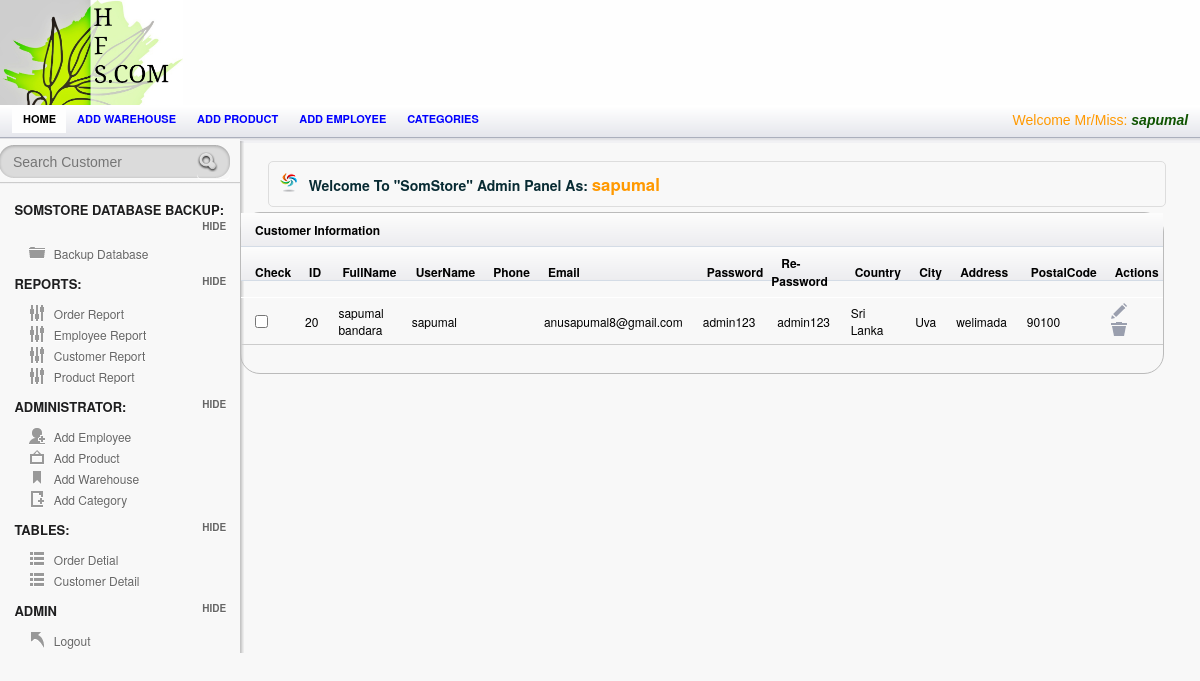
Before: /Admin/customerTable.php (signed in) with the older database file.
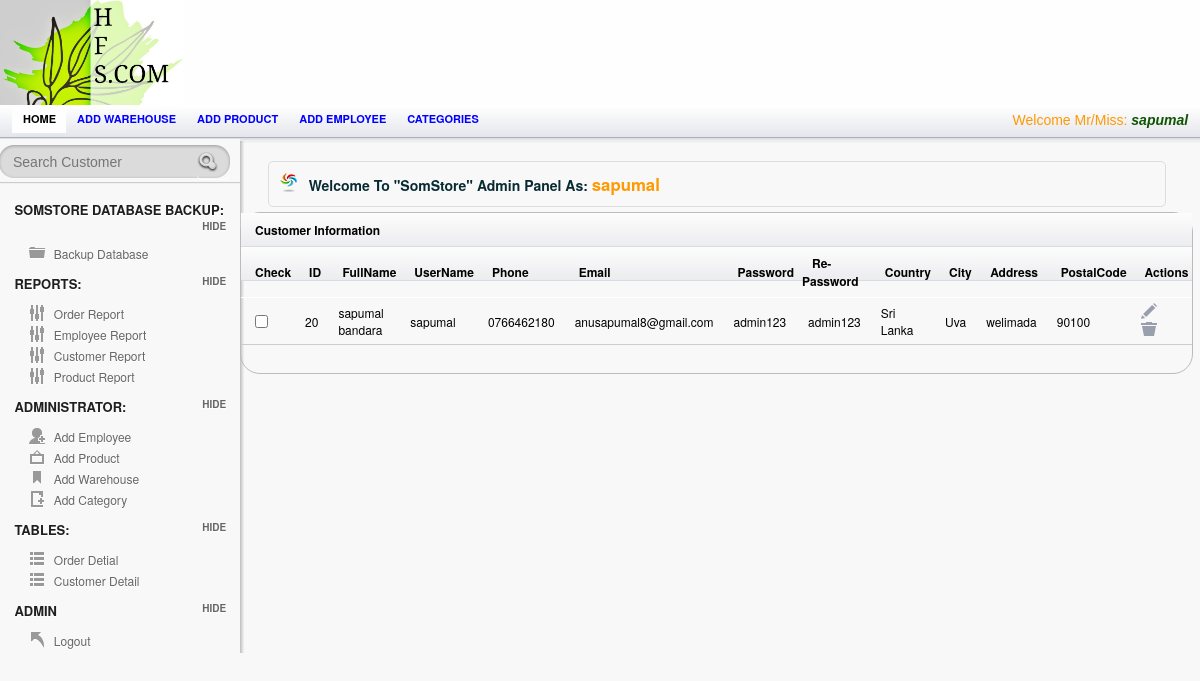
After: the same page with the newer database file.
### tables this page shows
CREATE TABLE `customer` (
  `Cust_Id` int(15) NOT NULL AUTO_INCREMENT,
  `FullName` varchar(25) NOT NULL DEFAULT '',
  `UserName` varchar(255) NOT NULL DEFAULT '',
  `Phone` varchar(25) NOT NULL DEFAULT '',
  `Email` varchar(55) NOT NULL DEFAULT '',
  `Password` varchar(20) NOT NULL DEFAULT '',
  `Re_Password` varchar(20) NOT NULL DEFAULT '',
  `Country` varchar(25) NOT NULL DEFAULT '',
  `City` varchar(25) NOT NULL DEFAULT '',
  `Adress` varchar(55) NOT NULL DEFAULT '',
  `PostalCode` varchar(25) NOT NULL DEFAULT '',
  PRIMARY KEY (`Cust_Id`),
  UNIQUE KEY `UserName` (`UserName`)
);

### session.php (called while the page is built, shortened)
<?php
include('config.php');
$check=$_SESSION['login_username'];
$session=mysqli_query($mysqli, "select Username from employee where Username='$check' ");
$row=mysqli_fetch_array($session);
$login_session=$row['Username'];
?>

### Admin/customerTable.php (the view, shortened to what this page needs)
<?php
 include("../config.php");
include("../session.php");
 ?>
<!doctype html>
<html lang="en">
<head>
	<link rel="stylesheet" href="css/layout.css" type="text/css" media="screen" />
</head>
<body>
<div id="container">
	   <div id="header">
		<div id="logo-banner">
				<div id="logo">
					<a href="index.php"><img src="images/logo.png" alt="" /></a>
				</div>
				<div id="banner">
				</div>
		</div>
		</div>
<div id="content-wrap">
	<section id="secondary_bar">
             <nav>
                <ul>
                    <li class="selected"><a href="index.php">Home</a></li>
                    <li><a href="add_warehouse.php">Add warehouse</a></li>
                    <li><a href="add_product.php">Add product</a></li>
                    <li><a href="Employee.php">Add employee</a></li>
                    <li><a href="add_category.php">Categories</a></li>
                    <li class="logout"> <span class="check"> <?php echo "Welcome Mr/Miss:   ". "<font color='##fa5400'><i><b>".$login_session."</b></i></font>" ;?> </span></li>
                </ul>
            </nav>
	</section>
<aside id="sidebar" class="column">
				<div id="search">
					<form action="searchprod.php" method="post" accept-charset="utf-8">
						<input type="text"  title="Search..." class="blink field"  placeholder="Search Customer"   name='search' size=60 maxlength=100 />
						<input class="search-button" type="submit" value="Submit" />
						<div class="cl">&nbsp;</div>
					</form>
				</div>
		<hr/>
		<h3> SomStore Database Backup:</h3>
		<ul class="toggle">
		    <li class="icn_folder"><a href="Backup.php">Backup Database</a></li>
		</ul>
		<h3>Reports:</h3>
		<ul class="toggle">
		    <li class="icn_settings"><a href="a_report.php" target="_blank">Order Report</a></li>
			<li class="icn_settings"><a href="EmployeeReport.php">Employee Report</a></li>
			<li class="icn_settings"><a href="CustomerReport.php">Customer Report</a></li>
			<li class="icn_settings"><a href="ProductReport.php"> Product Report</a></li>
		</ul>
		<h3>Administrator:</h3>
		<ul class="toggle">
		    <li class="icn_add_user"><a href="Employee.php">Add Employee</a></li>
			<li class="icn_photo"><a href="add_product.php">Add Product</a></li>
			<li class="icn_tags"><a href="add_warehouse.php">Add Warehouse</a></li>
			<li class="icn_new_article"><a href="add_category.php">Add Category</a></li>
		</ul>
        <h3>Tables:</h3>
		<ul class="toggle">
		    <li class="icn_categories"><a href="order.php">Order Detial</a></li>
     		<li class="icn_categories"><a href="customerTable.php">Customer Detail</a></li>
		</ul>
		<h3>Admin</h3>
		<ul class="toggle">
			<li class="icn_jump_back"><a href="../logout.php">Logout</a></li>
		</ul>
	</aside>
	<section id="main" class="column">
	<h4 class="alert_info">Welcome To <strong>"SomStore"</strong> Admin Panel As: <?php echo "  ". "<font color='#f90'><big><b>".$login_session."</b></big></font>" ;?>  </h4>
<?php
$result = mysqli_query($mysqli,"SELECT * FROM customer");
?>
      			<div id="tab2" class="tab_content">
  <table class="tablesorter" cellspacing="0">
      <thead>
			 <th colspan="13">  Customer Information  </th> </thead>
		<thead>
			<tr>
   		    <th>Check</th>
    	      <th> ID</th>
              <th> FullName</th>
    		<th>UserName</th>
		    <th>Phone</th>
            <th>Email</th>
              <th>Password</th>
    		<th>Re-Password</th>
		    <th>Country</th>
            <th>City</th>
              <th>Address</th>
    		<th>PostalCode</th>
    		<th>Actions</th>
			</tr>
		</thead>
		<tbody>
<?php while($row = mysqli_fetch_array($result))
  {?>
    <tr>
    <td><input type="checkbox"></td>
    <td><?Php echo $row['Cust_Id']; ?></td>
    <td><?php echo $row['FullName']; ?></td>
   <td><?php echo $row['UserName']; ?></td>
	<td><?php echo $row['Phone']; ?></td>
	 <td><?php echo $row['Email']; ?></td>
   <td><?php echo $row['Password']; ?></td>
	<td><?php echo $row['Re_Password']; ?></td>
	 <td><?php echo $row['Country']; ?></td>
   <td><?php echo $row['City']; ?></td>
	<td><?php echo $row['Adress']; ?></td>
	<td><?php echo $row['PostalCode']; ?></td>
    <td> <a href="empViewUpdate.php?update=<?php echo $row['Cust_Id']; ?>"  onClick="edit(this);" title="empEdit" >  <input type="image" src="images/icn_edit.png" title="Edit"> </a>
     <a href="custDelete.php?delete=<?php echo $row['Cust_Id']; ?>" onClick="del(this);" title="Delete" ><input type="image" src="images/icn_trash.png" title="Trash">  </a></td>
    </tr>
  <?php }mysqli_close($mysqli);?>
</tbody>
</table>
			</div>
		<div class="spacer"></div>
	</section>
       </div>
</div>
</body>
</html>

Changed rows visible on the page:
changed customer "sapumal bandara": Phone (not shown) → "0766462180"
